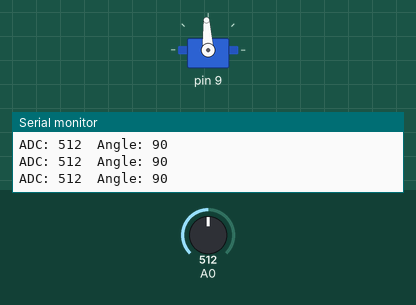
This sketch was run on a simulated Arduino Uno, built with avr-gcc and run on an emulated ATmega328P. On the bench: servo, the last lines printed to the serial monitor. The inputs (shaded band) are chosen by the test bench; at power-on: A0 = 512. Servo pulses on a pin are drawn as a servo (544–2400 µs = 0–180°).

Above: at 1.2 s.
1.3 s: A0 set to 716
At 2.0 s:
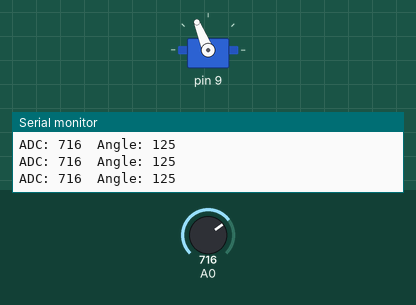
2.8 s: A0 set to 900
At 3.7 s:
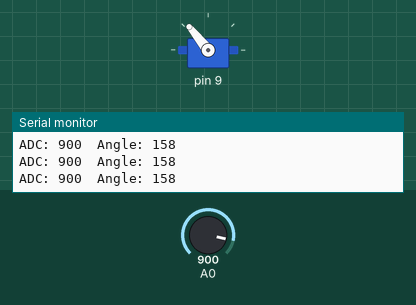
4.3 s: A0 set to 982
At 5.4 s:
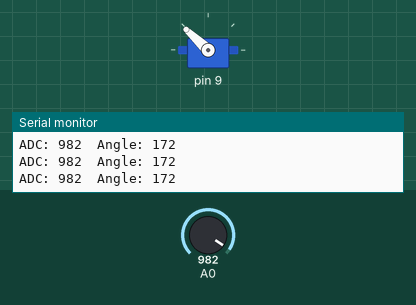
7.3 s: A0 set to 1015
At 8.7 s:
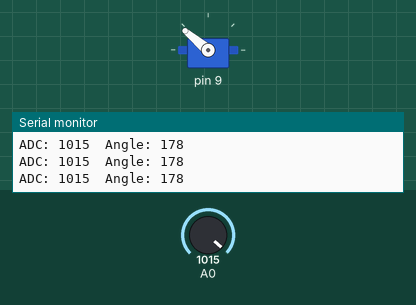
9.0 s: A0 set to 306
At 9.4 s:
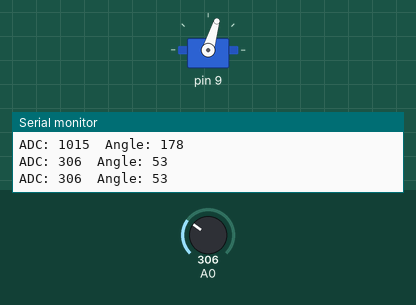
10.5 s: A0 set to 122
At 12.0 s:
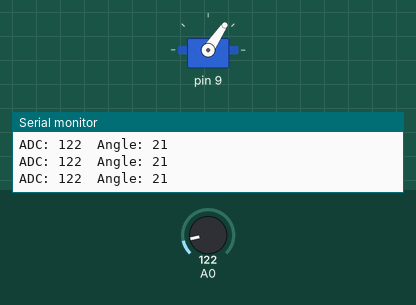
Timing chart, 0 to 13.1 s (numbered marks = the images above; inputs shaded):
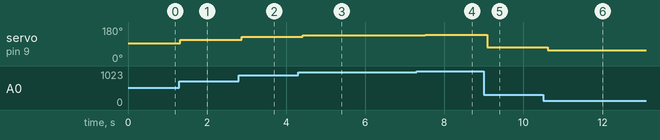

The sketch:

servo_potentiometer.ino
```cpp
#define F_CPU 16000000UL
#include <avr/io.h>
#include <util/delay.h>
#include <stdint.h>

void setupADC() {
    ADMUX = 0b01000000;   // AVCC reference, ADC0
    ADCSRA = 0b10000111;  // Enable ADC, prescaler 128
}

uint16_t readADC() {
    ADCSRA |= (1 << ADSC);
    while (ADCSRA & (1 << ADSC));
    return ADC;
}

void setupTimer1Servo() {
    DDRB |= (1 << PB1);  // PB1 = D9

    TCCR1A = (1 << COM1A1) | (1 << WGM11);
    TCCR1B = (1 << WGM13) | (1 << WGM12) | (1 << CS11); // prescaler 8
    ICR1 = 39999;  // 20 ms period
}

void setServoAngle(uint8_t angle) {
    if (angle > 180) angle = 180;
    uint16_t pulseWidth = 2000 + (angle * 2000UL / 180);
    OCR1A = pulseWidth;
}

void setupUART(unsigned int ubrr) {
    UBRR0H = (unsigned char)(ubrr >> 8);
    UBRR0L = (unsigned char)ubrr;

    UCSR0A = 0x00;
    UCSR0B = (1 << TXEN0);
    UCSR0C = (1 << UCSZ01) | (1 << UCSZ00);
}

void uartTransmit(char data) {
    while (!(UCSR0A & (1 << UDRE0)));
    UDR0 = data;
}

void uartPrintString(const char *str) {
    while (*str) {
        uartTransmit(*str++);
    }
}

void uartPrintNumber(uint16_t num) {
    char buffer[6];
    uint8_t i = 0;

    if (num == 0) {
        uartTransmit('0');
        return;
    }

    while (num > 0) {
        buffer[i++] = (num % 10) + '0';
        num /= 10;
    }

    while (i > 0) {
        uartTransmit(buffer[--i]);
    }
}

void setup() {
    setupADC();
    setupTimer1Servo();
    setupUART(103);   // 9600 baud
}

void loop() {
    uint16_t adcValue = readADC();
    uint8_t angle = (adcValue * 180UL) / 1023;

    setServoAngle(angle);

    uartPrintString("ADC: ");
    uartPrintNumber(adcValue);
    uartPrintString("  Angle: ");
    uartPrintNumber(angle);
    uartPrintString("\r\n");

    _delay_ms(200);
}
```

Measured:
- after the input at 1.3 s, servo on pin 9: 93° → 112° at once
- after the input at 2.8 s, servo on pin 9: 112° → 129° after 0.08 s
- after the input at 4.3 s, servo on pin 9: 129° → 137° after 0.12 s
- after the input at 7.3 s, servo on pin 9: 137° → 140° after 0.22 s
- after the input at 9.0 s, servo on pin 9: 140° → 73° after 0.08 s
- after the input at 10.5 s, servo on pin 9: 73° → 56° after 0.12 s
